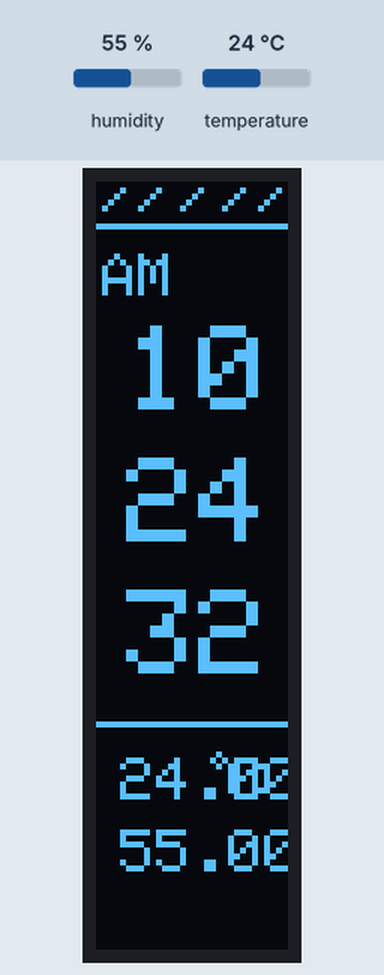
Bench run of a program on a simulated ESP32. Shown: 32×128 one-colour display. Inputs (shaded band) come from the test bench; at power-on: humidity 55 %, temperature 24 °C. WiFi joins after 1.5 s; servers stay silent unless stated; network time is answered at once with the bench clock; the local clock reads 2024-03-15 10:24:30 at power-on unless the program sets it; what the program prints to the serial monitor is not drawn.

Above: at 2.7 s.
2.8 s: humidity set to 22 %
At 4.5 s:
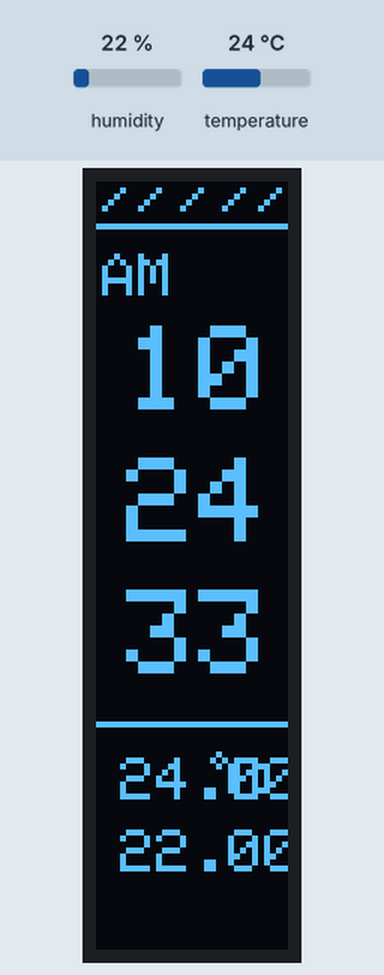
6.2 s: temperature set to 12 °C
At 7.7 s:
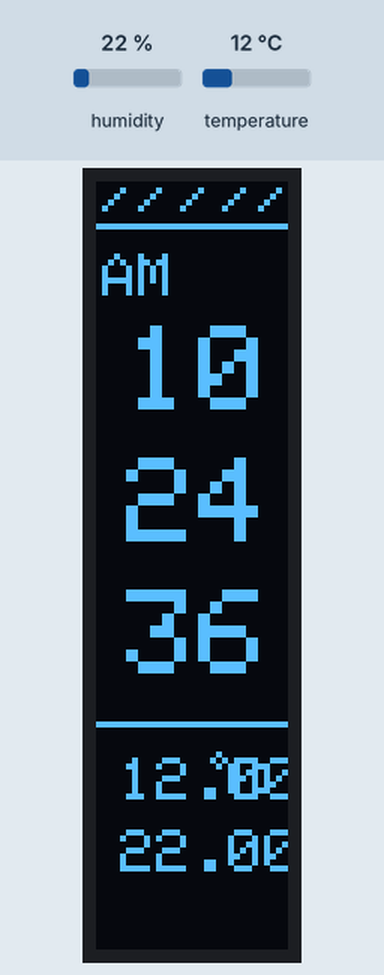
9.4 s: humidity set to 40 %
At 10.8 s:
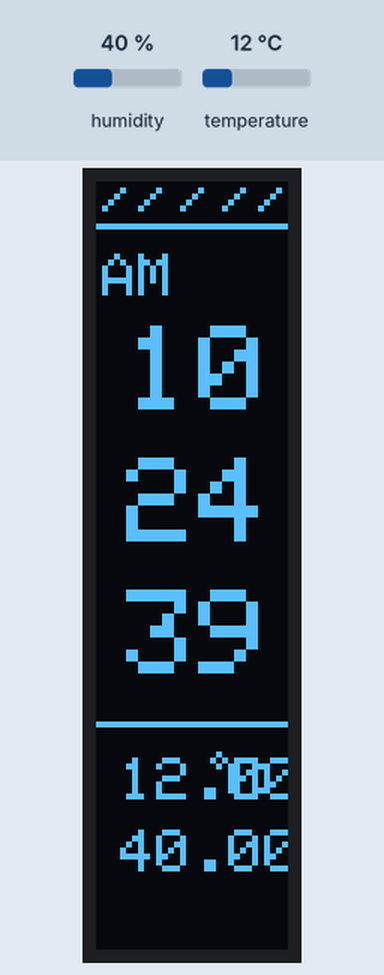
12.5 s: temperature set to 19 °C
At 13.6 s:
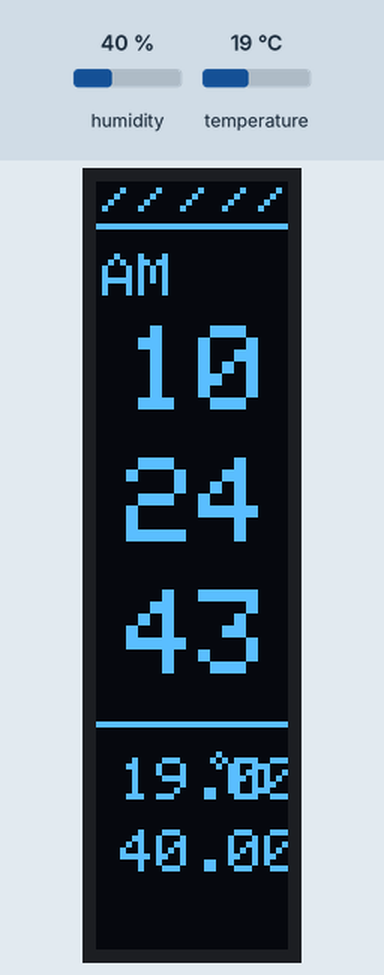
Timing chart, 0 to 15.5 s (numbered marks = the images above; inputs shaded):
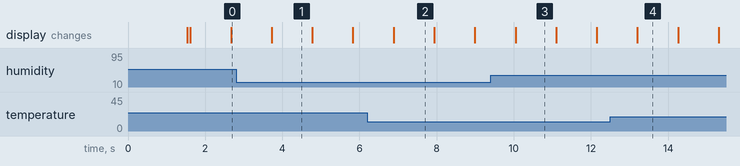

Measured:
- what the display in image 1 shows lasts 1.1 s, from 3.7 s to 4.8 s

The program:

main.cpp
```cpp
#include <Arduino.h>
#include "display/display_utils.h"

DisplayUtils displayUtils;

void setup()
{
  Serial.begin(115200);
  Serial.println("Stellar Clock Starting...");
  displayUtils.initDisplay();
}

void loop()
{
  displayUtils.renderDisplay();
}
```

wifi_utils.cpp
```cpp
#include <Arduino.h>
#include <WiFiManager.h>
#include "wifi_utils.h"

WiFiManager wm;

const char *apName = "feeder";
const char *apPassword = "12345678";


void WifiUtils::connect() {
    boolean isConnect = wm.autoConnect(apName, apPassword); // connect using
    if (isConnect) {
        Serial.println("Connected to WiFi!");
    } else {
        Serial.println("Failed to connect to WiFi.");
        Serial.println("Connect to default AP with SSID: " + String(apName) + " Password: " + String(apPassword));
    }
    Serial.println(WiFi.localIP());
}

boolean WifiUtils::isConnected() {
    return WiFi.status() == WL_CONNECTED;
}

void WifiUtils::reset() {
    wm.disconnect();
    wm.resetSettings();
    wm.startConfigPortal(apName, apPassword);
}
```

wifi_utils.h
```cpp
#ifndef WIFI_UTILS_H
#define WIFI_UTILS_H

class WifiUtils {
public:
    void connect();
    void reset();
    boolean isConnected();
};

#endif
```

display_utils.cpp
```cpp
#include <Wire.h>
#include <Adafruit_GFX.h>     // Core graphics library
#include <Adafruit_SSD1306.h> // Hardware-specific library
#include <WiFiUdp.h>
#include <NTPClient.h>
#include "connections/wifi_utils.h"
#include "display_utils.h"
#include "Adafruit_SHT31.h"

WiFiUDP udp;
// GMT+7 = 25200 seconds
NTPClient timeClient(udp, "pool.ntp.org", 25200, 60000);
WifiUtils wifi;
// SDA PIN and SCL PIN definitions for the I2C bus
#define SDA_PIN 18
#define SCL_PIN 19
// OLED display dimensions
#define SCREEN_WIDTH 128 // OLED display width, in pixels
#define SCREEN_HEIGHT 32 // OLED display height, in pixels
// Declaration for an SSD1306 display connected to I2C (SDA, SCL pins)
// The "-1" means we don't use a reset pin.
Adafruit_SSD1306 display(SCREEN_WIDTH, SCREEN_HEIGHT, &Wire, -1);
Adafruit_SHT31 sht31 = Adafruit_SHT31();

void initDisplay();
void renderOLED();
void initSht31();
void setupOLED();
void drawTopLine();
void drawTime();
void drawMeasurements();
String getTwoDigits(int number);
String getPmAm(int hours);

void DisplayUtils::initDisplay() {
 wifi.connect();
    // Initialize I2C with custom SDA and SCL pins
  Wire.begin(SDA_PIN, SCL_PIN);

  // SSD1306_SWITCHCAPVCC = generate display voltage from 3.3V internally
  // Address 0x3C is standard for 128x64 OLEDs
  if (!display.begin(SSD1306_SWITCHCAPVCC, 0x3C))
  {
    Serial.println(F("SSD1306 allocation failed"));
    for (;;)
      ; // Don't proceed, loop forever
  }

  initSht31();
}

void initSht31() {
    Serial.println("SHT31 Test");
  // Initialize the sensor
  // We pass 0x44 (default address). If it fails, try 0x45.
  if (!sht31.begin(0x44)) {
    Serial.println("Couldn't find SHT31");
    while (1) delay(1); // Stop here if sensor not found
  }

  Serial.println("SHT31 Found!");
}

bool timeSet = false;
void DisplayUtils::renderDisplay()
{
  // Clear the buffer (the screen starts with the Adafruit logo by default)
   if (wifi.isConnected() && !timeSet)
  {
    timeSet = true;
    timeClient.begin();
  }

  if (timeSet)
  {
    // draw seconds
    // Update time from internet
    timeClient.update();
    setupOLED();
    Serial.println("Current time: " + timeClient.getFormattedTime());
  }

  delay(1000);
}

void setupOLED()
{
  // Clear the buffer (the screen starts with the Adafruit logo by default)
  display.clearDisplay();
  display.setRotation(1); // Rotate display if needed

  // SETTING UP TEXT
  display.setTextColor(WHITE);
  display.setTextWrap(false);
  display.setCursor(1, 8);

  drawTopLine();
  drawTime();
  drawMeasurements();
  // RENDER (Crucial Step!)
  // Adafruit libraries use a "buffer". Nothing appears until you call display()
  display.display();
}

void drawTopLine()
{
  display.drawLine(0, 7, 31, 7, 1);
  display.drawLine(1, 4, 4, 1, 1);
  display.drawLine(7, 4, 10, 1, 1);
  display.drawLine(21, 4, 24, 1, 1);
  display.drawLine(14, 4, 17, 1, 1);
  display.drawLine(27, 4, 30, 1, 1);
}

void drawTime()
{
  // draw AM/PM
  display.setTextColor(WHITE);
  display.setTextWrap(false);
  display.setCursor(1, 12);
  display.setTextSize(1);
  display.print(getPmAm(timeClient.getHours()));
  // draw hours
  display.setTextSize(2);
  display.setCursor(5, 24);
  display.print(getTwoDigits(timeClient.getHours()));

  // draw minutes
  display.setTextSize(2);
  display.setCursor(5, 46);
  display.print(getTwoDigits(timeClient.getMinutes()));

  // draw seconds
  display.setTextSize(2);
  display.setCursor(5, 68);
  display.print(getTwoDigits(timeClient.getSeconds()));
}


void drawMeasurements()
{
  display.drawLine(0, 90, 31, 90, 1);

  float temperature = sht31.readTemperature();
  float humidity = sht31.readHumidity();

  // draw celsius
  display.drawCircle(20, 96, 1, 1);
  display.setTextSize(1);
  display.setCursor(23, 96);
  display.print("C");
  display.setCursor(4, 96);
  display.print(String(temperature) + " C");

  // draw humidity
  display.setCursor(4, 108);
  display.print(String(humidity) + " %");
}

String getTwoDigits(int number)
{
  if (number < 10)
  {
    return "0" + String(number);
  }
  return String(number);
}

String getPmAm(int hours)
{
  if (hours >= 12)
  {
    return "PM";
  }
  return "AM";
}
```

display_utils.h
```cpp
#ifndef DISPLAY_UTILS_H
#define DISPLAY_UTILS_H

class DisplayUtils {
public:
    void initDisplay();
    void renderDisplay();
};

#endif
```
